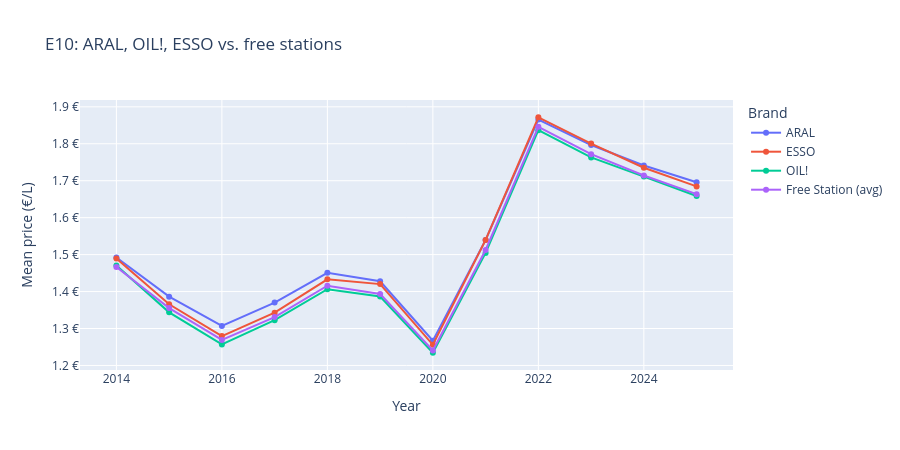

Source (notebook cell):
### Markdown cell above
## Price Difference: ARAL - other

### Code cell
plot_brand_comparison(df_per_brand, df_brandvsfree, fuel="e10_mean", brands=["ARAL", "OIL!", "ESSO"])

### Figure 1 — Plotly figure (JSON) as saved in the notebook; plotly's stock layout.template omitted (floating-point values rounded to 4 significant figures)
{"data": [{"hovertemplate": "Brand=ARAL<br>Year=%{x}<br>Mean price (€/L)=%{y}<extra></extra>", "legendgroup": "ARAL", "line": {"color": "#636efa", "dash": "solid"}, "marker": {"symbol": "circle"}, "mode": "lines+markers", "name": "ARAL", "orientation": "v", "showlegend": true, "type": "scatter", "x": [2014, 2015, 2016, 2017, 2018, 2019, 2020, 2021, 2022, 2023, 2024, 2025], "xaxis": "x", "y": [1.492, 1.386, 1.307, 1.37, 1.451, 1.428, 1.267, 1.54, 1.866, 1.797, 1.741, 1.696], "yaxis": "y"}, {"hovertemplate": "Brand=ESSO<br>Year=%{x}<br>Mean price (€/L)=%{y}<extra></extra>", "legendgroup": "ESSO", "line": {"color": "#EF553B", "dash": "solid"}, "marker": {"symbol": "circle"}, "mode": "lines+markers", "name": "ESSO", "orientation": "v", "showlegend": true, "type": "scatter", "x": [2014, 2015, 2016, 2017, 2018, 2019, 2020, 2021, 2022, 2023, 2024, 2025], "xaxis": "x", "y": [1.489, 1.366, 1.28, 1.343, 1.433, 1.42, 1.256, 1.54, 1.872, 1.801, 1.735, 1.685], "yaxis": "y"}, {"hovertemplate": "Brand=OIL!<br>Year=%{x}<br>Mean price (€/L)=%{y}<extra></extra>", "legendgroup": "OIL!", "line": {"color": "#00cc96", "dash": "solid"}, "marker": {"symbol": "circle"}, "mode": "lines+markers", "name": "OIL!", "orientation": "v", "showlegend": true, "type": "scatter", "x": [2014, 2015, 2016, 2017, 2018, 2019, 2020, 2021, 2022, 2023, 2024, 2025], "xaxis": "x", "y": [1.47, 1.344, 1.257, 1.323, 1.406, 1.387, 1.234, 1.505, 1.837, 1.763, 1.711, 1.658], "yaxis": "y"}, {"hovertemplate": "Brand=Free Station (avg)<br>Year=%{x}<br>Mean price (€/L)=%{y}<extra></extra>", "legendgroup": "Free Station (avg)", "line": {"color": "#ab63fa", "dash": "solid"}, "marker": {"symbol": "circle"}, "mode": "lines+markers", "name": "Free Station (avg)", "orientation": "v", "showlegend": true, "type": "scatter", "x": [2014, 2015, 2016, 2017, 2018, 2019, 2020, 2021, 2022, 2023, 2024, 2025], "xaxis": "x", "y": [1.467, 1.355, 1.269, 1.331, 1.416, 1.393, 1.241, 1.513, 1.846, 1.772, 1.714, 1.664], "yaxis": "y"}], "layout": {"height": 450, "hovermode": "x unified", "legend": {"title": {"text": "Brand"}, "tracegroupgap": 0}, "title": {"text": "E10: ARAL, OIL!, ESSO vs. free stations"}, "width": 900, "xaxis": {"anchor": "y", "domain": [0, 1], "title": {"text": "Year"}}, "yaxis": {"anchor": "x", "domain": [0, 1], "ticksuffix": " €", "title": {"text": "Mean price (€/L)"}}}}
